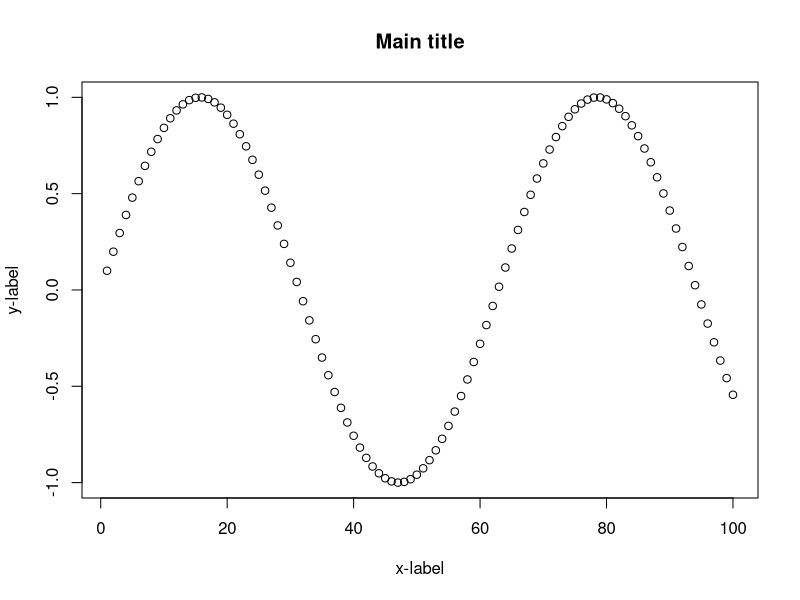

Here is the R script that generated this plot: (Note: this script raises an error after producing the figure.)
# calculator
sqrt((42 + 4.2)^2 + sin(exp(1) * pi))

# variables
a <- 5
b <- 8
c <- a + b
c
(c <- a + b)

# comments
d <- 15
e <- 0.2
f <- d + e # adding up d and e
f^2

# case sensitive
a <- 25
A <- 4
a
A
(a <- A)

# help
help(mean)

?mean

# example from help page
example(mean)

# working directory
getwd()
# changing working directory - specify path
# setwd()

# logical operators
1 == 1
1 == 2
1 != 1
1 != 2
1 < 2

a <- T
!a

a <- 20
b <- NA
is.na(a)
is.na(b)

# data types
# numerical - use decimal point
a <- 2.2 

# complex - i can't stand alone, always has to be with a number
b <- 8 + 1i

# string - both single and double quotation marks can be used, as long as you use the same at both ends
a <- "something"
b <- 'something else'

# logical - TRUE/FALSE or T/F can be used
a <- TRUE
b <- T
c <- FALSE
d <- F
# can be added up - TRUE is 1, FALSE is 0
a + b
a + c
c + d

# data structures
# vectors
a <- c(1,5,9,10)
a
b <- 5:10
b
c <- c(1,3,5:10)
c
d <- rep(1, 10)
d
e <- rep(b,2)
e
f <- seq(1,10, length=5)
f
g <- seq(1,11, by=2)
g

# vectors don't have to be numerical, but all elements are taken to be of the same type
character.vector <- c('this', 'is', 'a', 'vector')
character.vector
logical.vector <- c(T, F, F)
logical.vector
mixed.vector1 <- c(1, T, 5) 
mixed.vector1 # in this case the resulting vector is taken to be numerical (TRUE = 1)
mixed.vector2 <- c(1, T, 'a') 
mixed.vector2 # in this case the resulting vector is taken to be string

# factors
x <- sample(c('child','teenager','adult'), replace=T, size=15)
h <- factor(x) #default order of levels is alphabetical
h
h[1]+h[2]

h <- factor(h, levels=c('child', 'teenager', 'adult')) # reordering a factor
j <- factor(x, levels=c('child', 'teenager', 'adult')) # setting order from the start
j

# matrices
A <- matrix(c(1:20), ncol=4)
A
B <- matrix(1:5, ncol=3, nrow=5)
B
C <- matrix(c(1:20), ncol=4, byrow=T)
C
D <- matrix(10, ncol=4, nrow=2)
D
E <- rbind(1:3, c(4,8,9), c(11,21,23))
E
G <- cbind(1:3, c(4,8,9), c(11,21,23))
G

# adding column or row names
colnames(G) <- c('col1', 'col2', 'col3')
rownames(G) <- c('row1', 'row2', 'row3')
G

# creating diagonal matrix
H <- diag(1:5)
H

# if the same function is used on a matrix, it will return a vector containing diagonal 
# elements of the matrix
diag(G)

# matrices don't have to be numerical, but all elements are taken to be of the same type
character.matrix <- matrix(c('this', 'is', 'a', 'matrix'), nrow=2, byrow=T)
character.matrix
logical.matrix <- matrix(c(T, F, F, F, T, T), nrow=2)
logical.matrix
mixed.matrix1 <- matrix(c(1, T, 5, 3), nrow=2) 
mixed.matrix1 # in this case the resulting matrix is taken to be numerical (TRUE = 1)
mixed.matrix2 <- matrix(c(1, T, 'a', 5), nrow=2) 
mixed.matrix2 # in this case the resulting matrix is taken to be string

# data frames
df <- data.frame(numbers=1:10, letters=c('a', 'b', 'c', 'd', 'e', 'f', 'g', 'h', 'i', 'j'))
df
str(df)

# lists
a <- 1:10
b <- c("just", "some", "strings")
M <- matrix(1:15, ncol=3)

l <- list(a, b, M)
names(l) <- c("numbers", "words", "matrix")
str(l)

# subsetting
## vector
a <- 1:10
a[4]
a[c(4, 8)]
# subsetting using logical operators
a[a < 3 | a > 8]

## matrix
A <- matrix(c(1:12), ncol=4)
# element
A[2, 3]
# row
A[2,]
# column
A[, 3]

# you can use names to subset
colnames(A) <- c('col1', 'col2', 'col3', 'col4')
rownames(A) <- c('row1', 'row2', 'row3')
A['row2', 'col3']
A['row2',]
A[, 'col3']

# subsetting using logical operators
A[, A[1,] > 3] # columns, that have value bigger than 3 in their first row 
A[A[,3] == 7 | A[,3] == 9, ] # rows, that have value 7 or 9 in their third column


## dataframe
df <- data.frame(numbers=1:10, letters=c('a', 'b', 'c', 'd', 'e', 'f', 'g', 'h', 'i', 'j'))
# element
df[2, 1]
df[2, 'numbers']
#row
df[2, ]
# column
df[, 1]
df[, 'numbers']
df$numbers

# subsetting using logical operators
df[df$numbers > 5,]


## list
l <- list(1:10, c("just", "some", "strings"), matrix(1:15, ncol=3))
# item of the list
l[[2]]
# element
l[[2]][1]

## list with names
names(l) <- c("numbers", "words", "matrix")
# item of the list
l[[2]]
l$words
# element
l[[2]][1]
l$words[1]

#  operations with vectors
#addition of a number to all elements
a <- 1:5
a + 3
# multiplication of all elements by a number
a * 2
# division of all elements by a number
a / 2

# addition of vectors
b <- 2:6
a + b
# element wise multiplication of vectors 
a * b
# element wise division of vectors
a / b

# cross product
a %*% b

# operations with matrices
# addition of a number to all elements
A <- matrix(1:6, ncol=2)
A + 3
# multiplication of all elements by a number
A * 2
# division of all elements by a number
A / 2

# addition of matrices
B <- matrix(11:16, ncol=2)
A + B
# element wise multiplication
A * B
# element wise division
A / B

# matrix multiplication
A %*% t(B)

# some basic functions
a <- 1:10
sum(a)
mean(a)
max(a)
min(a)
sd(a)

# loops - avoid if possible
a <- 1:10
for (i in 1:length(a)){
  b <- sum(a[1:i])
  print(b)
}

i <- 0
while (i < 3){
  i <- i + 1
  print(i)
}

# if-else
answer <- 42
if(answer == 42){
  print('Correct answer')
} else if(abs(answer - 42) <= 2){
  print('Almost...')
} else {
  print('Wrong answer')
}

# creating functions
add <- function(a, b, c=1){
  # function adds up given values
  # arguments: a ... number
  #            b ... number
  #            c ... number (default is 1)
  # returns: number (sum of a, b and c)
  return(a + b + c)
}

add(3, 4)
add(3, 4, c=2)

# function apply - applies given function to all rows/columns
A <- matrix(1:20, ncol=4)

#row
apply(A, MARGIN=1, FUN=mean)

#column
apply(A, MARGIN=2, FUN=mean)

# loading data
my.data <- read.table('table1.txt', header=T)
str(my.data)
head(my.data, 3)
tail(my.data, 2)

# external libraries/scripts
# install library from CRAN
install.packages('circular')

# load library into current namespace
library(circular)

# execute code from file (useful when you want to load external functions)
# source('my-functions.R')

# graphics - check pdf for more
a = 1:100
b = sin(0.1 * a)
plot(a, b, xlab='x-label', ylab='y-label', main='Main title')

plot(x,y, type='p') #points (default)
plot(x,y, type='l') #lines
plot(x,y, type='b') #points and lines, but not connected
plot(x,y, type='c') #just the lines between points from type='b'
plot(x,y, type='o') #points and lines, connected
plot(x,y, type='s') #steps (first horizontal, then vertical)
plot(x,y, type='S') #steps (first vertical, then horizontal)
plot(x,y, type='h') #vertical lines from x-axis to given points
plot(x,y, type='n') #no plot, just axes
